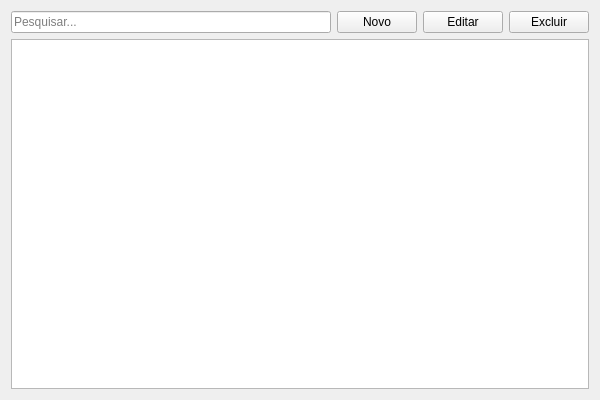
<?xml version="1.0" encoding="UTF-8"?>
<ui version="4.0">
 <class>FormListagemBase</class>
 <widget class="QWidget" name="FormListagemBase">
  <property name="geometry">
   <rect>
    <x>0</x>
    <y>0</y>
    <width>600</width>
    <height>400</height>
   </rect>
  </property>
  <property name="windowTitle">
   <string>Form</string>
  </property>
  <layout class="QVBoxLayout" name="verticalLayout">
   <item>
    <layout class="QHBoxLayout" name="horizontalLayout">
     <item>
      <widget class="QLineEdit" name="lineEditSearch">
       <property name="placeholderText">
        <string>Pesquisar...</string>
       </property>
      </widget>
     </item>
     <item>
      <widget class="QPushButton" name="btnNew">
       <property name="text">
        <string>Novo</string>
       </property>
      </widget>
     </item>
     <item>
      <widget class="QPushButton" name="btnEdit">
       <property name="text">
        <string>Editar</string>
       </property>
      </widget>
     </item>
     <item>
      <widget class="QPushButton" name="btnDelete">
       <property name="text">
        <string>Excluir</string>
       </property>
      </widget>
     </item>
    </layout>
   </item>
   <item>
    <widget class="QTableView" name="tableView"/>
   </item>
  </layout>
 </widget>
 <resources/>
 <connections/>
</ui>
